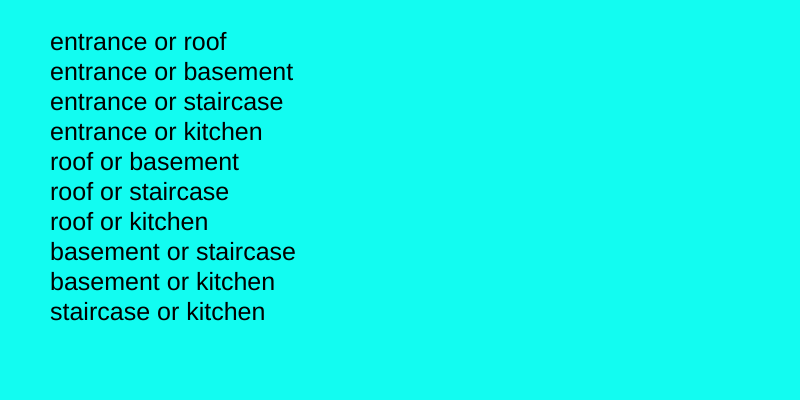
Frame 1 (no input)
Frame 60 (no input): identical to frame 1, image omitted
Frame 120 (the mouse pressed at the canvas centre since frame 60): identical to frame 1, image omitted

The p5.js sketch that drew this single still picture (run headless with seeded random() and noise() and a simulated clock; from frame 60 on, the mouse is pressed at the canvas centre):

// p5.js sketch
// ── sketch.js
// This sketch introduces the concepts of permutations and combinations

// Suggestions:
// - K-combinations are only the selection of subsets of a particular size k.
// This could be used if you want to combine things together. For instance, if
// your set contains characters, combinations could give you all possible ways
// of forming groups of characters. If your set contains emotions, and you
// would like to create a piece combining three together, you could look at all
// the k-combinations for k = 3.

// define our variables
let a, p, mySelect;

function setup() {

  createCanvas(800, 400);

  // material for combinations
  // (also, you may have to increase the canvas size)
  // a = ["happiness", "sadness", "excitement", "anger", "curiosity"];
  a = ["entrance", "roof", "basement", "staircase", "kitchen"];

  p = k_combinator(a, 2); //  all k combinations (sets of length k). Order does not matter!

  // we prepare our canvas, text size, we don't cut words at the end of lines, and select a font
  fill(0);
  textSize(25);
  textWrap(WORD);
  textAlign(LEFT);
  textFont('Helvetica');

  // reference: https://p5js.org/reference/#/p5/createSelect
  mySelect = createSelect();
  mySelect.position(805, 5);

  // Add options programmatically
  for (let i = 0; i < a.length; i++) {
    mySelect.option(String(i+1)); // add as many numbers as there are 
  }

  // Set the selected option corresponding to the size of our k (2)
  mySelect.selected(String(2));

}

function draw() {

  background(18, 252, 241);

  // display the results
  for (let i = 0; i < p.length; i++) {
    text(p[i].join(' or '), 50, 50 + i*30);
  }

  mySelect.changed(reCombine);

}

function reCombine() {
  // when the user selects something, 
  p = k_combinator(a, Number(mySelect.selected())); 
}

// ----------------------------------------
// THE UNDERBELLY
// ----------------------------------------

// ----------------------------------------
// Combinations
// ------------

/**
 * Copyright 2012 Akseli Palén.
 * Created 2012-07-15.
 * Licensed under the MIT license.
 */

// https://stackoverflow.com/a/37075399
// generate all combinations of a set:
// Order doesn't matter! [a,b] == [b,a]

// 1) all k combinations (all different sets of k elements from array)

function k_combinator(set, k) {
  let i, j, combs, head, tailcombs;
  if (k > set.length || k <= 0) {
    return [];
  }
  if (k == set.length) {
    return [set];
  }
  if (k == 1) {
    combs = [];
    for (i = 0; i < set.length; i++) {
      combs.push([set[i]]);
    }
    return combs;
  }
  combs = [];
  for (i = 0; i < set.length - k + 1; i++) {
    head = set.slice(i, i+1);
    tailcombs = k_combinator(set.slice(i + 1), k - 1);
    for (let j = 0; j < tailcombs.length; j++) {
      combs.push(head.concat(tailcombs[j]));
    }
  }
  return combs;
}

// 2) all possible combinations (all sets of 1 element, 2 elements, ... n = total length of array)

function combinator(set) {
  var k, i, combs, k_combs;
  combs = [];
  for (k = 1; k <= set.length; k++) {
    k_combs = k_combinator(set, k);
    for (i = 0; i < k_combs.length; i++) {
      combs.push(k_combs[i]);
    }
  }
  return combs;
}
